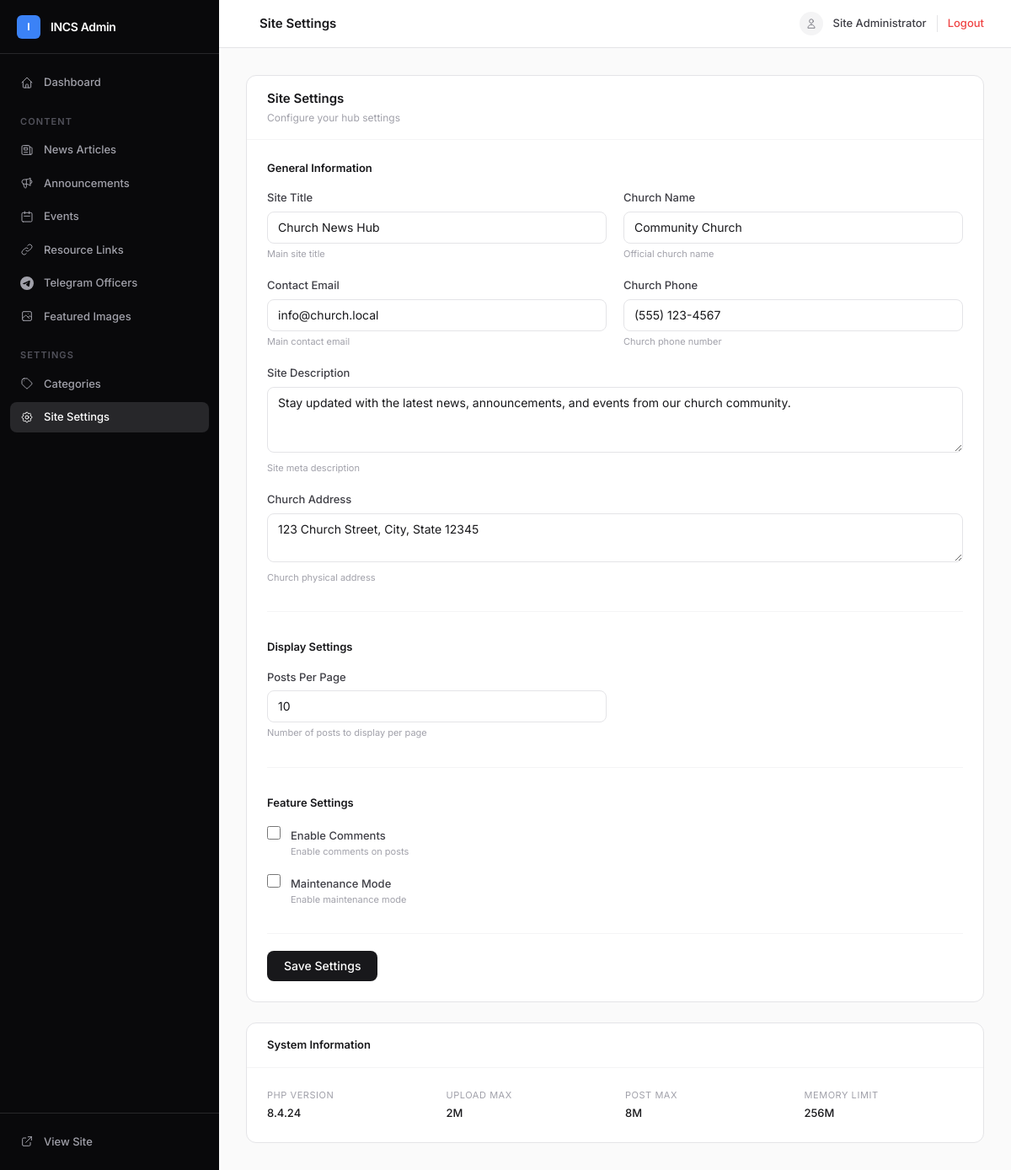
Page /admin/settings.php (signed in) on the committed database.
### tables this page shows
CREATE TABLE settings (
    id INT AUTO_INCREMENT PRIMARY KEY,
    setting_key VARCHAR(100) NOT NULL UNIQUE,
    setting_value TEXT,
    setting_type ENUM('text', 'textarea', 'number', 'boolean', 'image') DEFAULT 'text',
    description TEXT,
    updated_at TIMESTAMP DEFAULT CURRENT_TIMESTAMP ON UPDATE CURRENT_TIMESTAMP,
    INDEX idx_key (setting_key)
);

### includes/config.php (called while the page is built, shortened)
<?php
class Database {
    private $connection;
    public function __construct() {
        try {
            $dsn = "mysql:host=" . DB_HOST . ";port=" . DB_PORT . ";dbname=" . DB_NAME . ";charset=" . DB_CHARSET;
            $options = [
                PDO::ATTR_ERRMODE => PDO::ERRMODE_EXCEPTION,
                PDO::ATTR_DEFAULT_FETCH_MODE => PDO::FETCH_ASSOC,
                PDO::ATTR_EMULATE_PREPARES => false,
                PDO::MYSQL_ATTR_INIT_COMMAND => "SET NAMES " . DB_CHARSET,
                PDO::MYSQL_ATTR_SSL_VERIFY_SERVER_CERT => false,
            ];
            if (DB_HOST !== 'localhost' && DB_HOST !== '127.0.0.1') {
                $options[PDO::MYSQL_ATTR_SSL_CA] = true;
            }
            $this->connection = new PDO($dsn, DB_USER, DB_PASS, $options);
        } catch (PDOException $e) {
            error_log("Database connection failed: " . $e->getMessage());
            die("Database connection failed. Please check your configuration.");
        }
    }
    public function query($sql, $params = []) {
        try {
            $stmt = $this->connection->prepare($sql);
            $stmt->execute($params);
            return $stmt;
        } catch (PDOException $e) {
            error_log("Database query failed: " . $e->getMessage());
            return false;
        }
    }
}
$db = new Database();
?>

### includes/functions.php (called while the page is built, shortened)
<?php
function escape($string) {
    return htmlspecialchars($string, ENT_QUOTES, 'UTF-8');
}
?>

### admin/settings.php (the view, shortened to what this page needs)
<?php
require_once '../includes/config.php';
require_once '../includes/functions.php';
try {
    $settings = $db->query("SELECT * FROM settings ORDER BY setting_key ASC")->fetchAll();
    $settingsArray = [];
    foreach ($settings as $setting) {
        $settingsArray[$setting['setting_key']] = $setting;
    }
} catch (Exception $e) {
    error_log("Settings fetch error: " . $e->getMessage());
    $settingsArray = [];
}
include 'includes/header.php';
?>
<div class="bg-white border border-zinc-200 rounded-xl">
    <div class="px-6 py-4 border-b border-zinc-100">
        <h3 class="text-[15px] font-semibold text-zinc-900">Site Settings</h3>
        <p class="text-[12px] text-zinc-400 mt-0.5">Configure your hub settings</p>
    </div>
    <form method="POST" class="p-6">
        <div class="space-y-8">
            <div>
                <h4 class="text-[13px] font-semibold text-zinc-900 mb-4">General Information</h4>
                <div class="grid grid-cols-1 md:grid-cols-2 gap-5">
                    <?php if (isset($settingsArray['site_title'])): ?>
                    <div>
                        <label for="site_title" class="block text-[13px] font-medium text-zinc-700 mb-1.5">Site Title</label>
                        <input type="text" id="site_title" name="settings[site_title]"
                               value="<?php echo escape($settingsArray['site_title']['setting_value']); ?>"
                               class="w-full px-3 py-2 border border-zinc-200 rounded-lg text-sm focus:outline-none focus:ring-2 focus:ring-blue-500 focus:border-blue-500">
                        <p class="text-[11px] text-zinc-400 mt-1"><?php echo escape($settingsArray['site_title']['description']); ?></p>
                    </div>
                    <?php endif; ?>
                    <?php if (isset($settingsArray['church_name'])): ?>
                    <div>
                        <label for="church_name" class="block text-[13px] font-medium text-zinc-700 mb-1.5">Church Name</label>
                        <input type="text" id="church_name" name="settings[church_name]"
                               value="<?php echo escape($settingsArray['church_name']['setting_value']); ?>"
                               class="w-full px-3 py-2 border border-zinc-200 rounded-lg text-sm focus:outline-none focus:ring-2 focus:ring-blue-500 focus:border-blue-500">
                        <p class="text-[11px] text-zinc-400 mt-1"><?php echo escape($settingsArray['church_name']['description']); ?></p>
                    </div>
                    <?php endif; ?>
                    <?php if (isset($settingsArray['contact_email'])): ?>
                    <div>
                        <label for="contact_email" class="block text-[13px] font-medium text-zinc-700 mb-1.5">Contact Email</label>
                        <input type="email" id="contact_email" name="settings[contact_email]"
                               value="<?php echo escape($settingsArray['contact_email']['setting_value']); ?>"
                               class="w-full px-3 py-2 border border-zinc-200 rounded-lg text-sm focus:outline-none focus:ring-2 focus:ring-blue-500 focus:border-blue-500">
                        <p class="text-[11px] text-zinc-400 mt-1"><?php echo escape($settingsArray['contact_email']['description']); ?></p>
                    </div>
                    <?php endif; ?>
                    <?php if (isset($settingsArray['church_phone'])): ?>
                    <div>
                        <label for="church_phone" class="block text-[13px] font-medium text-zinc-700 mb-1.5">Church Phone</label>
                        <input type="text" id="church_phone" name="settings[church_phone]"
                               value="<?php echo escape($settingsArray['church_phone']['setting_value']); ?>"
                               class="w-full px-3 py-2 border border-zinc-200 rounded-lg text-sm focus:outline-none focus:ring-2 focus:ring-blue-500 focus:border-blue-500">
                        <p class="text-[11px] text-zinc-400 mt-1"><?php echo escape($settingsArray['church_phone']['description']); ?></p>
                    </div>
                    <?php endif; ?>
                </div>
                <?php if (isset($settingsArray['site_description'])): ?>
                <div class="mt-5">
                    <label for="site_description" class="block text-[13px] font-medium text-zinc-700 mb-1.5">Site Description</label>
                    <textarea id="site_description" name="settings[site_description]" rows="3"
                              class="w-full px-3 py-2 border border-zinc-200 rounded-lg text-sm focus:outline-none focus:ring-2 focus:ring-blue-500 focus:border-blue-500"><?php echo escape($settingsArray['site_description']['setting_value']); ?></textarea>
                    <p class="text-[11px] text-zinc-400 mt-1"><?php echo escape($settingsArray['site_description']['description']); ?></p>
                </div>
                <?php endif; ?>
                <?php if (isset($settingsArray['church_address'])): ?>
                <div class="mt-5">
                    <label for="church_address" class="block text-[13px] font-medium text-zinc-700 mb-1.5">Church Address</label>
                    <textarea id="church_address" name="settings[church_address]" rows="2"
                              class="w-full px-3 py-2 border border-zinc-200 rounded-lg text-sm focus:outline-none focus:ring-2 focus:ring-blue-500 focus:border-blue-500"><?php echo escape($settingsArray['church_address']['setting_value']); ?></textarea>
                    <p class="text-[11px] text-zinc-400 mt-1"><?php echo escape($settingsArray['church_address']['description']); ?></p>
                </div>
                <?php endif; ?>
            </div>
            <div class="border-t border-zinc-100 pt-8">
                <h4 class="text-[13px] font-semibold text-zinc-900 mb-4">Display Settings</h4>
                <div class="grid grid-cols-1 md:grid-cols-2 gap-5">
                    <?php if (isset($settingsArray['posts_per_page'])): ?>
                    <div>
                        <label for="posts_per_page" class="block text-[13px] font-medium text-zinc-700 mb-1.5">Posts Per Page</label>
                        <input type="number" id="posts_per_page" name="settings[posts_per_page]"
                               value="<?php echo escape($settingsArray['posts_per_page']['setting_value']); ?>"
                               min="1" max="50"
                               class="w-full px-3 py-2 border border-zinc-200 rounded-lg text-sm focus:outline-none focus:ring-2 focus:ring-blue-500 focus:border-blue-500">
                        <p class="text-[11px] text-zinc-400 mt-1"><?php echo escape($settingsArray['posts_per_page']['description']); ?></p>
                    </div>
                    <?php endif; ?>
                </div>
            </div>
            <div class="border-t border-zinc-100 pt-8">
                <h4 class="text-[13px] font-semibold text-zinc-900 mb-4">Feature Settings</h4>
                <div class="space-y-4">
                    <?php if (isset($settingsArray['enable_comments'])): ?>
                    <label class="flex items-start cursor-pointer group">
                        <input type="checkbox" name="settings[enable_comments]" value="1"
                               <?php echo $settingsArray['enable_comments']['setting_value'] ? 'checked' : ''; ?>
                               class="w-4 h-4 mt-0.5 rounded border-zinc-300 text-blue-600 focus:ring-blue-500">
                        <div class="ml-3">
                            <span class="text-[13px] font-medium text-zinc-700 group-hover:text-zinc-900">Enable Comments</span>
                            <p class="text-[11px] text-zinc-400"><?php echo escape($settingsArray['enable_comments']['description']); ?></p>
                        </div>
                    </label>
                    <?php endif; ?>
                    <?php if (isset($settingsArray['maintenance_mode'])): ?>
                    <label class="flex items-start cursor-pointer group">
                        <input type="checkbox" name="settings[maintenance_mode]" value="1"
                               <?php echo $settingsArray['maintenance_mode']['setting_value'] ? 'checked' : ''; ?>
                               class="w-4 h-4 mt-0.5 rounded border-zinc-300 text-blue-600 focus:ring-blue-500">
                        <div class="ml-3">
                            <span class="text-[13px] font-medium text-zinc-700 group-hover:text-zinc-900">Maintenance Mode</span>
                            <p class="text-[11px] text-zinc-400"><?php echo escape($settingsArray['maintenance_mode']['description']); ?></p>
                        </div>
                    </label>
                    <?php endif; ?>
                </div>
            </div>
        </div>
        <div class="border-t border-zinc-100 pt-5 mt-8">
            <button type="submit"
                    class="bg-zinc-900 text-white px-5 py-2 rounded-lg text-sm font-medium hover:bg-zinc-700 transition-colors">
                Save Settings
            </button>
        </div>
    </form>
</div>
<div class="bg-white border border-zinc-200 rounded-xl mt-6">
    <div class="px-6 py-4 border-b border-zinc-100">
        <h3 class="text-[13px] font-semibold text-zinc-900">System Information</h3>
    </div>
    <div class="p-6">
        <div class="grid grid-cols-2 md:grid-cols-4 gap-6">
            <div>
                <div class="text-[11px] text-zinc-400 uppercase tracking-wider mb-1">PHP Version</div>
                <div class="text-[13px] font-medium text-zinc-900"><?php echo PHP_VERSION; ?></div>
            </div>
            <div>
                <div class="text-[11px] text-zinc-400 uppercase tracking-wider mb-1">Upload Max</div>
                <div class="text-[13px] font-medium text-zinc-900"><?php echo ini_get('upload_max_filesize'); ?></div>
            </div>
            <div>
                <div class="text-[11px] text-zinc-400 uppercase tracking-wider mb-1">Post Max</div>
                <div class="text-[13px] font-medium text-zinc-900"><?php echo ini_get('post_max_size'); ?></div>
            </div>
            <div>
                <div class="text-[11px] text-zinc-400 uppercase tracking-wider mb-1">Memory Limit</div>
                <div class="text-[13px] font-medium text-zinc-900"><?php echo ini_get('memory_limit'); ?></div>
            </div>
        </div>
    </div>
</div>
<?php include 'includes/footer.php'; ?>

### rows in the picture
settings: setting_value "Church News Hub", description "Main site title"
settings: setting_value "Community Church", description "Official church name"
settings: setting_value "info@church.local", description "Main contact email"
settings: setting_value "(555) 123-4567", description "Church phone number"
settings: setting_value "Stay updated with the latest news, announcements, and events from our church community.", description "Site meta description"
settings: setting_value "123 Church Street, City, State 12345", description "Church physical address"
settings: setting_value "10", description "Number of posts to display per page"
settings: description "Enable comments on posts"
settings: description "Enable maintenance mode"

### other values in the picture
$pageTitle "Site Settings"
$_SESSION['admin_name'] "Site Administrator"
PHP_VERSION "8.4.24"
ini_get('upload_max_filesize') "2M"
ini_get('post_max_size') "8M"
ini_get('memory_limit') "256M"
